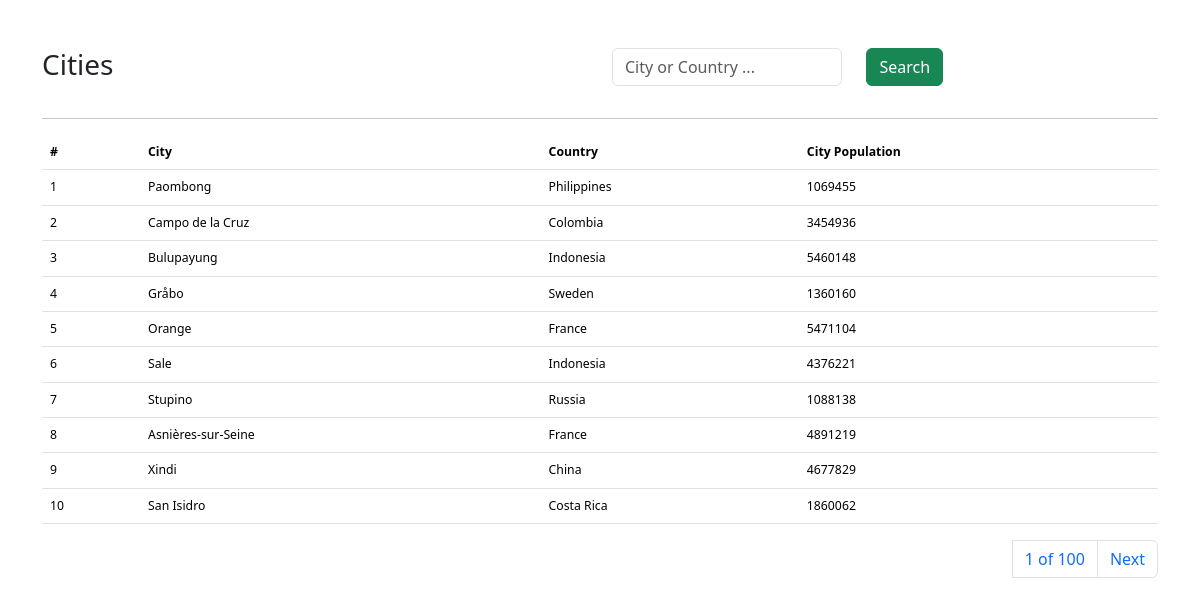
The page / on the database its author committed.
### searchapp/models.py (models this page shows, shortened)
class City(models.Model):
    name = models.CharField(max_length=255)
    country = models.CharField(max_length=255)
    city_population = models.IntegerField(default=0)

### searchapp/views.py (the view)
# urls.py: path("", search_and_results, name="search"),
def search_and_results(request):
    cities_count = City.objects.first()
    if not cities_count:
        try:
            load_cities_data()
        except Exception as e:
            raise e
    cities = City.objects.all()
    if request.method == "POST":
        search_value = request.POST.get("search")
        cities = City.objects.filter(
            Q(name__icontains=search_value) |
            Q(country__icontains=search_value)
        )
    paginator = Paginator(cities, 10)
    page_number = request.GET.get("page")
    page_obj = paginator.get_page(page_number)
    context = {
        "cities": cities,
        "page_obj": page_obj
    }
    return render(request, "search_and_results.html", context)

### templates/search_and_results.html (shortened to what this page needs)
<!doctype html>
<html lang="en">
  <head>
    <link href="https://cdn.jsdelivr.net/npm/bootstrap@5.3.2/dist/css/bootstrap.min.css" rel="stylesheet">
  </head>
  <body>
    <div class="container mt-5">
      <div class="row">
        <div class="col">
          <h3>Cities</h3>
        </div>
        <div class="col">
          <form method="POST">
            <div class="input-group mb-3">
              <div class="row">
                <div class="col-8">
                  <input type="text" class="form-control" id="search" name="search" placeholder="City or Country ..." >
                </div>
                <div class="col-4">
                  <button class="btn btn-success">Search</button>
                </div>
              </div>
            </div>
          </form>
        </div>
      </div>
      <hr/>
        <div class="row">
            <div class="col">
              <div class="table-responsive small">
                <table class="table small">
                    <thead>
                      <tr>
                        <th scope="col">#</th>
                        <th scope="col">City</th>
                        <th scope="col">Country</th>
                        <th scope="col">City Population</th>
                      </tr>
                    </thead>
                    <tbody>
                      {% for city in page_obj %}
                      <tr>
                        <td>{{city.id}}</td>
                        <td>{{city.name}}</td>
                        <td>{{city.country}}</td>
                        <td>{{city.city_population}}</td>
                      </tr>
                      {% endfor %}
                    </tbody>
                  </table>
                </div>
                  <div>
                    <nav aria-label="Page navigation example">
                      <ul class="pagination justify-content-end">
                        <a class="page-link" href="#">{{ page_obj.number }} of {{ page_obj.paginator.num_pages }}</a>
                        {% if page_obj.has_next %}
                        <li class="page-item"><a class="page-link" href="?page={{ page_obj.next_page_number }}">Next</a></li>
                        {% endif %}
                      </ul>
                    </nav>
                  </div>
            </div>
        </div>
    </div>
  </body>
</html>

### rows shown on the page
City: id "1", name "Paombong", country "Philippines", city_population "1069455"
City: id "2", name "Campo de la Cruz", country "Colombia", city_population "3454936"
City: id "3", name "Bulupayung", country "Indonesia", city_population "5460148"
City: id "4", name "Gråbo", country "Sweden", city_population "1360160"
City: id "5", name "Orange", country "France", city_population "5471104"
City: id "6", name "Sale", country "Indonesia", city_population "4376221"
City: id "7", name "Stupino", country "Russia", city_population "1088138"
City: id "8", name "Asnières-sur-Seine", country "France", city_population "4891219"
City: id "9", name "Xindi", country "China", city_population "4677829"
City: id "10", name "San Isidro", country "Costa Rica", city_population "1860062"

### other values the page prints
{{ page_obj.number }} "1"
{{ page_obj.paginator.num_pages }} "100"
